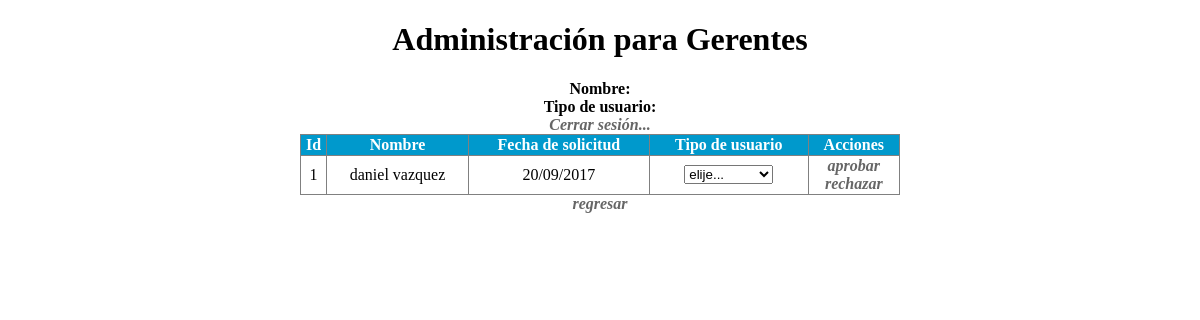
The app's page /sourcecode/sistemaMensajes/aprobar_solicitudes.php with its own data.
### tables this page shows
CREATE TABLE IF NOT EXISTS `usuarios` (
  `id` int(11) NOT NULL AUTO_INCREMENT,
  `nombre` varchar(40) NOT NULL,
  `apellido` varchar(40) NOT NULL,
  `usuario` varchar(10) NOT NULL,
  `clave` varchar(10) NOT NULL,
  `tipo` varchar(10) NOT NULL,
  `fecha_alta` varchar(20) NOT NULL,
  PRIMARY KEY (`id`)
);

### sourcecode/sistemaMensajes/aprobar_solicitudes.php (the view, shortened to what this page needs)
<!DOCTYPE html PUBLIC "-//W3C//DTD XHTML 1.0 Transitional//EN" "http://www.w3.org/TR/xhtml1/DTD/xhtml1-transitional.dtd">
<html xmlns="http://www.w3.org/1999/xhtml">
<head>
<link href="estilos.css" rel="stylesheet" type="text/css">
</head>
<body>
<h1>Administración para Gerentes</h1>
<strong>Nombre: </strong><?=$_SESSION['snombre_completo']?><br />
<strong>Tipo de usuario: </strong><?=$_SESSION['stipo']?><br />
<a href='salir.php'>Cerrar sesión...</a><br />
<?php
include("conexion.php");
$sql = "SELECT * FROM usuarios WHERE tipo='solicitud'";
$consulta = mysqli_query($cnx, $sql);
?>
<table border="1" width="600px">
<tr id="header">
	<td><strong>Id</strong></td>
	<td><strong>Nombre</strong></td>
    <td><strong>Fecha de solicitud</strong></td>
    <td><strong>Tipo de usuario</strong></td>
    <td><strong>Acciones</strong></td>
</tr>
<?php
$i=1;
while($result = mysqli_fetch_array($consulta)){
	$id = $result['id'];
	$nombre = $result['nombre'];
	$apellido = $result['apellido'];
	$fecha_alta = $result['fecha_alta'];
	echo "<tr>".
		"<td>".$i."</td>".
		"<td>".$nombre." ".$apellido."</td>".
		"<td>".$fecha_alta."</td>".
		"<td>"; ?> <form name="form_tipo" method="post" action="aprobar.php?id=<?=$id?>"><select name="tipo">
        			<option value="elije...">elije...</option>
                   </select></form> <? echo "</td>".
		"<td> <a href='javascript:document.form_tipo.submit();' > aprobar </a> <br /> <a href='rechazar.php?id=$id'> rechazar </a> </td>".
		"</tr>";
		$i++;
	}
?>
</table>
<a href="admin_gerente.php"> regresar </a>
</body>
</html>

### sourcecode/sistemaMensajes/estilos.css (style rules this page uses)
body { text-align:center; }
table { text-align:center; margin:auto auto; border-collapse:collapse; }
#header { background:#0099CC; color:#FFFFFF; }
a { text-decoration:none; font-style:oblique; font-weight:bold; text-decoration:blink; color:#666; }
tr:nth-child(odd) { background:#AEE3E3; }
tr:nth-child(even) { background: #FFFFFF; }

### records on screen
usuarios: nombre "daniel", apellido "vazquez", fecha_alta "20/09/2017"
